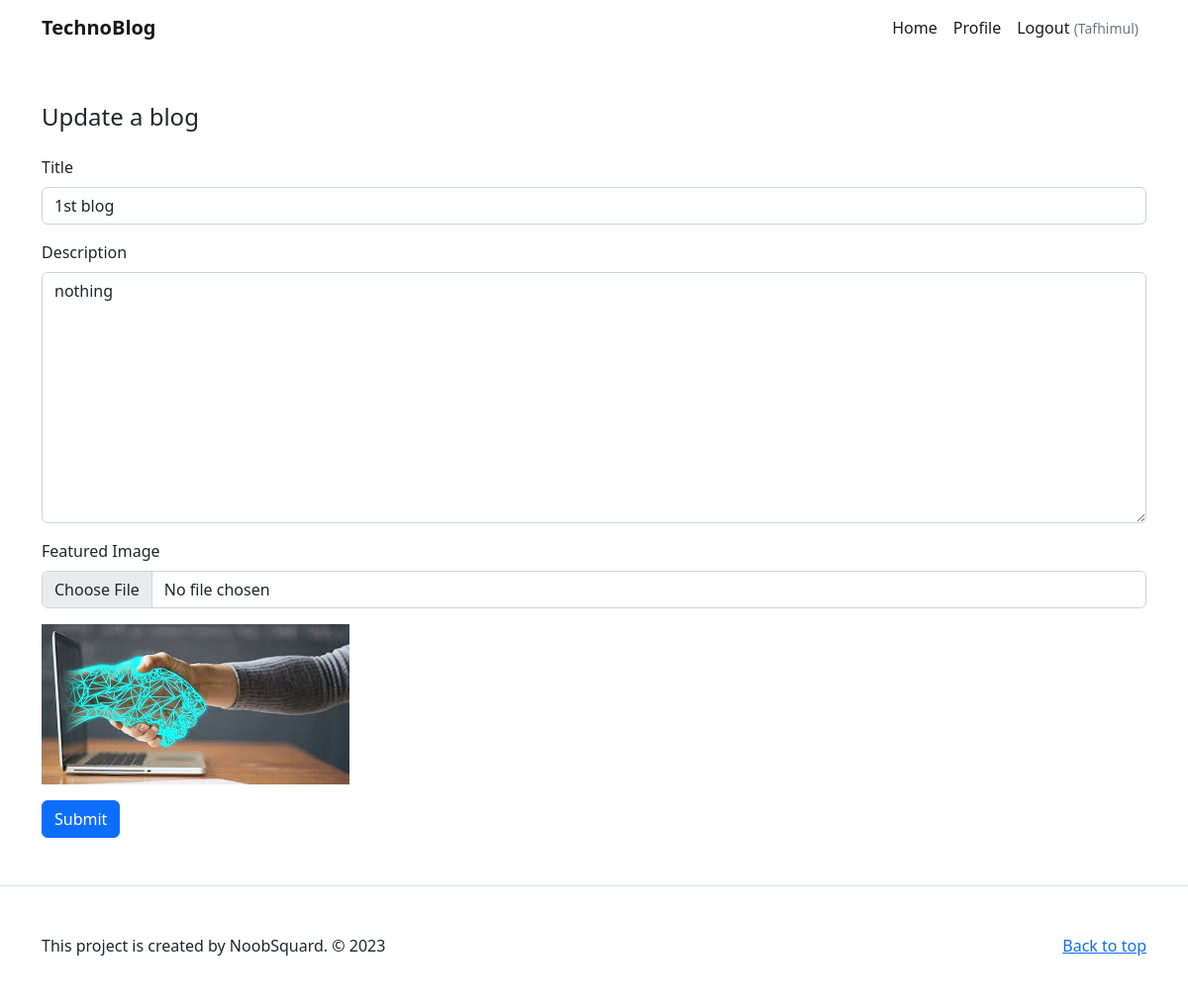
The app's page /blog/edit/1/ (signed in) with its own data.
### blog/models.py (models this page shows)
class Blog(models.Model):
    title = models.CharField(max_length=300)
    description = models.TextField(max_length=5000)
    featured_image = models.ImageField(upload_to='./assets/images', blank=True, null=True)
    created_at = models.DateTimeField(auto_now_add=True, null=True)
    user = models.ForeignKey(User, on_delete=models.CASCADE, null=True)

### blog/views.py (the view, shortened to what this page needs)
# urls.py: path('blog/edit/<str:pk>/', views.blogEditPage),
@login_required(login_url='/login')
def blogEditPage(request, pk):
    blog = Blog.objects.get(id=pk)
    context = {'pk': pk, 'title': blog.title, 'description': blog.description, 'featured_image': blog.featured_image}
    return render(request, 'blogEdit.html', context)

### blog/templates/blogEdit.html (shortened to what this page needs)
<!DOCTYPE html>
<html lang="en">
  <head>
    <link
      rel="stylesheet"
      href="https://cdnjs.cloudflare.com/ajax/libs/bootstrap/5.2.3/css/bootstrap.min.css"
    />
  </head>
  <body>
    {% include './common/header.html' %}
    <div class="container">
      <form action="" method="post" class="my-5" enctype="multipart/form-data">
        <h4 class="mb-4">Update a blog</h4>
        <div class="mb-3">
          <label for="title" class="form-label">Title</label>
          <input
            type="text"
            class="form-control"
            id="title"
            name="title"
            placeholder="Enter title"
            value="{{ title }}"
            required
          />
        </div>
        <div class="mb-3">
          <label for="description" class="form-label">Description</label>
          <textarea
            class="form-control"
            id="description"
            name="description"
            placeholder="Enter description"
            rows="10"
            required
          >
{{ description }}</textarea
          >
        </div>
        <div class="mb-3">
          <label for="featured_image" class="form-label">Featured Image</label>
          <input
            type="file"
            class="form-control"
            id="featured_image"
            name="featured_image"
          />
        </div>
        {% if featured_image %}
        <div class="mb-3">
          {% load static %}
          <img
            src="{% static featured_image %}"
            alt="{{ title }}"
            class="img-fluid"
          />
        </div>
        {% endif %}
        <button type="submit" class="btn btn-primary">Submit</button>
      </form>
    </div>
    {% include './common/footer.html' %}
  </body>
</html>

### blog/templates/common/header.html (shortened to what this page needs)
<nav class="navbar navbar-expand-lg bg-body-tertiary">
  <div class="container">
    <a class="navbar-brand fw-bold" href="/">TechnoBlog</a>
    <div class="collapse navbar-collapse" id="navbarSupportedContent">
      <ul class="navbar-nav ms-auto mb-2 mb-lg-0">
        <li class="nav-item">
          <a class="nav-link active" href="/">Home</a>
        </li>
        {% if request.user.is_authenticated %}
        <li class="nav-item">
          <a class="nav-link active" href="/profile/{{ request.user.id }}"
            >Profile</a
          >
        </li>
        {% endif %}
        <li class="nav-item">
          {% if request.user.is_authenticated %}
          <a class="nav-link active" href="/logout"
            >Logout
            <small class="text-muted">({{ request.user.username }})</small>
          </a>
          {% else %}
          <a class="nav-link active" href="/login">Login</a>
          {% endif %}
        </li>
      </ul>
    </div>
  </div>
</nav>

### records on screen
Blog: title "1st blog", description "nothing", featured_image (picture)

### other values on screen
{{ request.user.username }} "Tafhimul"
